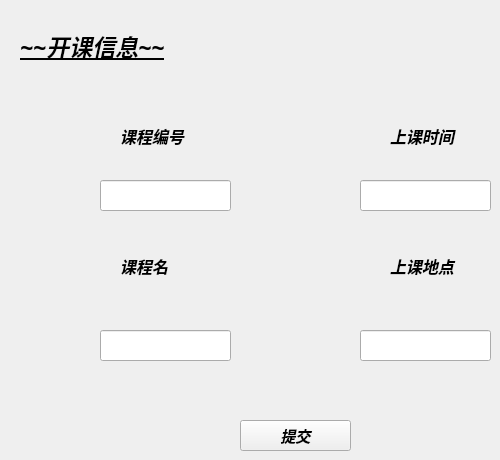
   <widget class="QWidget" name="page_9">
    <widget class="QLabel" name="label_15">
     <property name="geometry">
      <rect>
       <x>20</x>
       <y>30</y>
       <width>201</width>
       <height>31</height>
      </rect>
     </property>
     <property name="font">
      <font>
       <family>幼圆</family>
       <pointsize>17</pointsize>
       <weight>75</weight>
       <italic>true</italic>
       <bold>true</bold>
       <underline>true</underline>
      </font>
     </property>
     <property name="text">
      <string>~~开课信息~~</string>
     </property>
    </widget>
    <widget class="QLabel" name="label_16">
     <property name="geometry">
      <rect>
       <x>120</x>
       <y>120</y>
       <width>91</width>
       <height>31</height>
      </rect>
     </property>
     <property name="font">
      <font>
       <family>幼圆</family>
       <pointsize>12</pointsize>
       <weight>75</weight>
       <italic>true</italic>
       <bold>true</bold>
      </font>
     </property>
     <property name="text">
      <string>课程编号</string>
     </property>
    </widget>
    <widget class="QLabel" name="label_24">
     <property name="geometry">
      <rect>
       <x>390</x>
       <y>250</y>
       <width>91</width>
       <height>31</height>
      </rect>
     </property>
     <property name="font">
      <font>
       <family>幼圆</family>
       <pointsize>12</pointsize>
       <weight>75</weight>
       <italic>true</italic>
       <bold>true</bold>
      </font>
     </property>
     <property name="text">
      <string>上课地点</string>
     </property>
    </widget>
    <widget class="QLabel" name="label_25">
     <property name="geometry">
      <rect>
       <x>120</x>
       <y>250</y>
       <width>91</width>
       <height>31</height>
      </rect>
     </property>
     <property name="font">
      <font>
       <family>幼圆</family>
       <pointsize>12</pointsize>
       <weight>75</weight>
       <italic>true</italic>
       <bold>true</bold>
      </font>
     </property>
     <property name="text">
      <string>课程名</string>
     </property>
    </widget>
    <widget class="QLabel" name="label_26">
     <property name="geometry">
      <rect>
       <x>390</x>
       <y>120</y>
       <width>91</width>
       <height>31</height>
      </rect>
     </property>
     <property name="font">
      <font>
       <family>幼圆</family>
       <pointsize>12</pointsize>
       <weight>75</weight>
       <italic>true</italic>
       <bold>true</bold>
      </font>
     </property>
     <property name="text">
      <string>上课时间</string>
     </property>
    </widget>
    <widget class="QLineEdit" name="lineEdit">
     <property name="geometry">
      <rect>
       <x>100</x>
       <y>180</y>
       <width>131</width>
       <height>31</height>
      </rect>
     </property>
     <property name="font">
      <font>
       <family>幼圆</family>
       <pointsize>11</pointsize>
      </font>
     </property>
     <property name="styleSheet">
      <string notr="true"/>
     </property>
    </widget>
    <widget class="QLineEdit" name="lineEdit_2">
     <property name="geometry">
      <rect>
       <x>360</x>
       <y>180</y>
       <width>131</width>
       <height>31</height>
      </rect>
     </property>
     <property name="font">
      <font>
       <family>幼圆</family>
       <pointsize>11</pointsize>
      </font>
     </property>
    </widget>
    <widget class="QLineEdit" name="lineEdit_3">
     <property name="geometry">
      <rect>
       <x>100</x>
       <y>330</y>
       <width>131</width>
       <height>31</height>
      </rect>
     </property>
     <property name="font">
      <font>
       <family>幼圆</family>
       <pointsize>11</pointsize>
      </font>
     </property>
    </widget>
    <widget class="QLineEdit" name="lineEdit_4">
     <property name="geometry">
      <rect>
       <x>360</x>
       <y>330</y>
       <width>131</width>
       <height>31</height>
      </rect>
     </property>
     <property name="font">
      <font>
       <family>幼圆</family>
       <pointsize>11</pointsize>
      </font>
     </property>
    </widget>
    <widget class="QPushButton" name="pushButton_3">
     <property name="geometry">
      <rect>
       <x>240</x>
       <y>420</y>
       <width>111</width>
       <height>31</height>
      </rect>
     </property>
     <property name="font">
      <font>
       <family>幼圆</family>
       <pointsize>11</pointsize>
       <weight>75</weight>
       <italic>true</italic>
       <bold>true</bold>
      </font>
     </property>
     <property name="text">
      <string>提交</string>
     </property>
    </widget>
   </widget>
